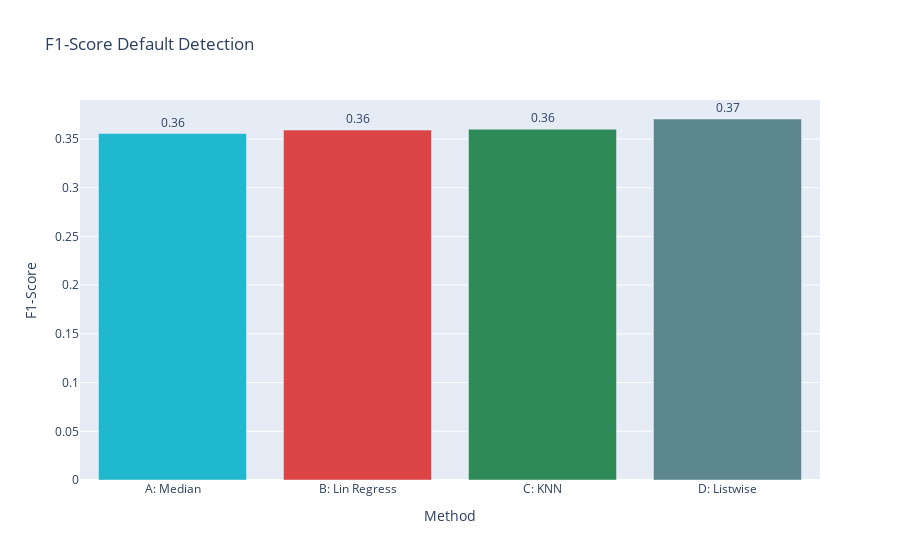

Notebook source saved alongside this figure:
### Code cell
import plotly.graph_objects as go
import plotly.express as px

# Data
methods = ["A: Median", "B: Lin Regress", "C: KNN", "D: Listwise"]
f1_scores = [0.3557, 0.3592, 0.3601, 0.3706]

# Create bar chart
fig = go.Figure()

# Add bars with different colors from the brand palette
colors = ['#1FB8CD', '#DB4545', '#2E8B57', '#5D878F']

fig.add_trace(go.Bar(
    x=methods,
    y=f1_scores,
    marker_color=colors,
    text=[f'{score:.2f}' for score in f1_scores],
    textposition='outside',
    showlegend=False
))

# Update layout
fig.update_layout(
    title="F1-Score Default Detection",
    xaxis_title="Method",
    yaxis_title="F1-Score"
)

# Update traces for better visualization
fig.update_traces(cliponaxis=False)

fig.show()

### Figure 1 — Plotly figure (JSON) as saved in the notebook; plotly's stock layout.template omitted (floating-point values rounded to 4 significant figures)
{"data": [{"cliponaxis": false, "marker": {"color": ["#1FB8CD", "#DB4545", "#2E8B57", "#5D878F"]}, "showlegend": false, "text": ["0.36", "0.36", "0.36", "0.37"], "textposition": "outside", "type": "bar", "x": ["A: Median", "B: Lin Regress", "C: KNN", "D: Listwise"], "y": [0.3557, 0.3592, 0.3601, 0.3706]}], "layout": {"title": {"text": "F1-Score Default Detection"}, "xaxis": {"title": {"text": "Method"}}, "yaxis": {"title": {"text": "F1-Score"}}}}
